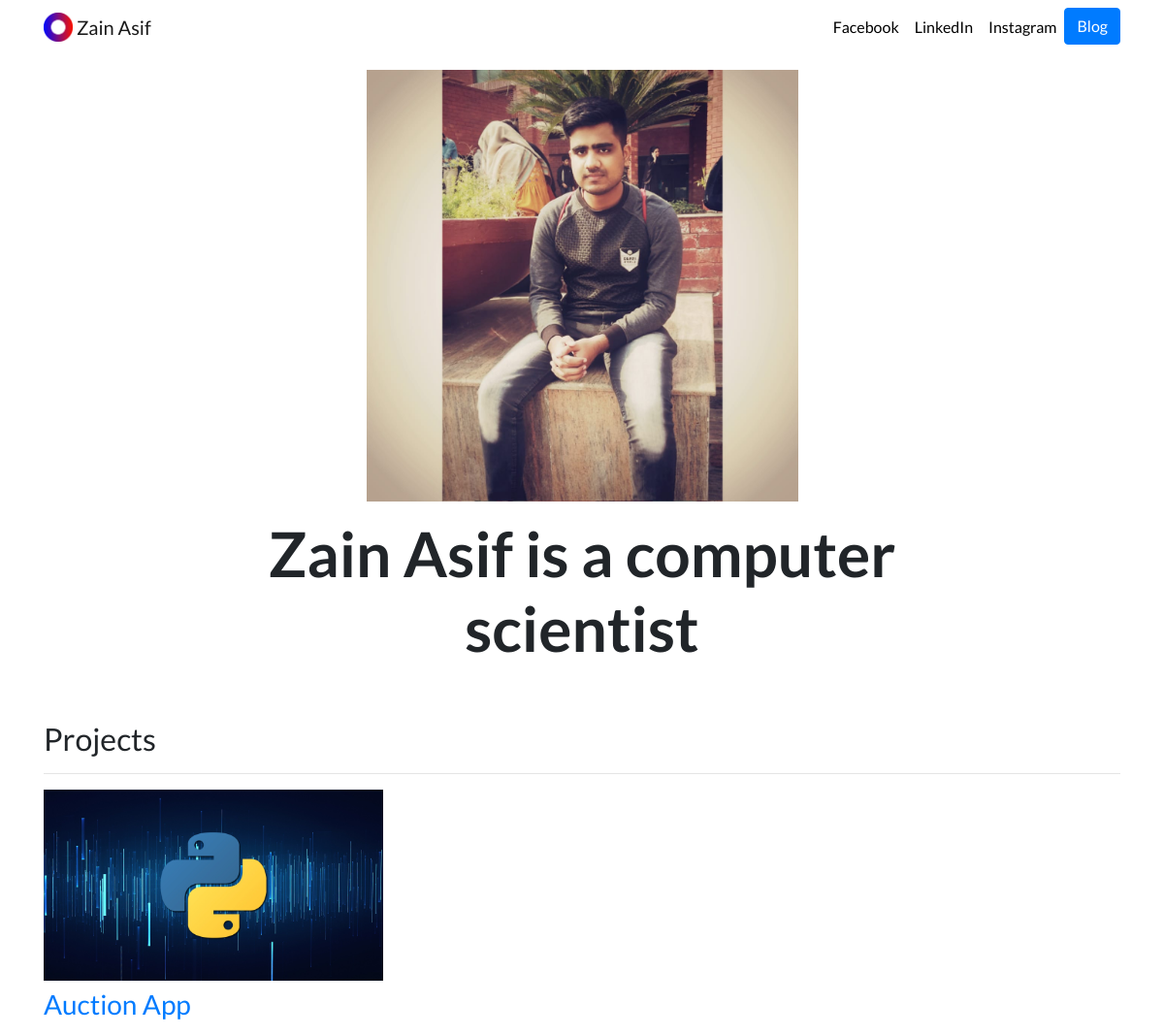
The page / on the database its author committed.
### myportfolio/models.py (models this page shows, shortened)
class Project(models.Model):
    title= models.CharField(max_length= 30)
    desc= models.CharField(max_length= 230)
    image= models.ImageField(upload_to='myportfolio/images/')
    url= models.URLField(blank=True)

### myportfolio/views.py (the view)
# urls.py: 2. Add a URL to urlpatterns:  path('', views.home, name='home')
def home(request):
    projects = Project.objects.all()
    return render(request,'myprotfolio/home.html', {'projects':projects} )

### myportfolio/templates/myprotfolio/home.html (shortened to what this page needs)
{% extends "myprotfolio/base.html" %}
{% load static %}
{% block content %}
<div class="row justify-content-center my-3">
  <div class="col-5">
    <img src="{% static 'myportfolio/zain.jpeg' %}" class="img-fluid">
  </div>
</div>
<div class="row justify-content-center mb-3">
  <div class="col-md-9 text-center">
    <h1 id="hometext" class="font-weight-bold">Zain Asif is a computer scientist</h1>
  </div>
</div>
<h2 class="mt-5">Projects</h2>
<hr>
<div class="row">
  {% for project in projects %}
  <div class="col-lg-4 col-md-6">
    {% if project.url %}
    <a href="{{ project.url }}">
      <img src="{{ project.image.url }}" class="img-fluid mb-2">
    </a>
    {% else %}
    <img src="{{ project.image.url }}" class="img-fluid mb-2">
    {% endif %}
    <h3><a href="{{ project.url }}">{{ project.title }}</a></h3>
  </div>
  {% endfor %}
</div>
{% endblock %}

### myportfolio/templates/myprotfolio/base.html (shortened to what this page needs)
{% load static %}
<!doctype html>
<html lang="en">
<head>
  <link rel="stylesheet" href="https://stackpath.bootstrapcdn.com/bootstrap/4.4.1/css/bootstrap.min.css">
  <link rel="stylesheet" href="{% static "portfolio/custom.css" %}">
</head>
<body>
  <nav id="topNav" class="navbar navbar-expand-md navbar-light">
    <div class="container">
      <a class="navbar-brand" href="{% url 'home' %}">
        <img src="{% static "myportfolio/Logo.png" %}" width="30" height="30" class="d-inline-block align-top" alt="Nick's Logo">
        <span>Zain Asif</span>
      </a>
      <div class="collapse navbar-collapse text-center" id="navbarNav">
        <ul class="navbar-nav ml-auto">
          <li class="nav-item">
            <a class="nav-link" href="https://web.facebook.com/iZainAsif">Facebook</a>
          </li>
          <li class="nav-item">
            <a class="nav-link" href="https://www.linkedin.com/in/iZainAsif/" target="_blank">LinkedIn</a>
          </li>
          <li class="nav-item">
            <a class="nav-link" href="https://www.instagram.com/izainasif/" target="_blank">Instagram</a>
          </li>
          <li>
            <a role="button" href="{% url 'blog:all_blogs' %}" class="btn btn-primary">Blog</a>
          </li>
        </ul>
      </div>
    </div>
  </nav>
  <div class="container">
    {% block content %}{% endblock %}
  </div>
</body>
</html>

### myportfolio/static/myportfolio/custom.css (style rules this page uses)
.navbar-nav .nav-link { color: rgba(0,0,0,1) !important; }
body { font-family: 'Lato', sans-serif; }
@media (min-width: 992px) { #hometext { font-size: 4rem; } }

### rows shown on the page
Project: image (picture), title "Auction App"
